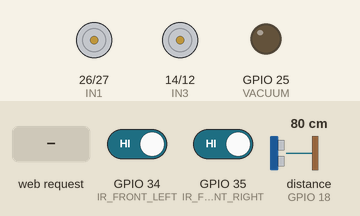
Simulated run of this sketch. Board: ESP32. Shown: motor-driver pin pairs drawn as motors (green arrow = first pin HIGH = forward, orange = second pin HIGH = backward, longer = more drive, scaled by the enable pin), output pins drawn as LEDs (lit = HIGH). Wiring (inferred from the names in the program): ultrasonic range finder: trigger GPIO 5; echo GPIO 18. The inputs (shaded band) are chosen by the test bench; at power-on: GPIO 34 (IR_FRONT_LEFT) HIGH, GPIO 35 (IR_FRONT_RIGHT) HIGH, distance to the obstacle (sensor on GPIO 18) 80 cm. The echo pulse lasts 58.3 µs per cm; WiFi joins after 1.5 s; servers stay silent unless stated; pins used as bus, display or sensor lines are not drawn; what the sketch prints to the serial monitor is not drawn.

Above: at 2.7 s.
2.8 s: HTTP request GET /cmd?c=F received
At 3.1 s:
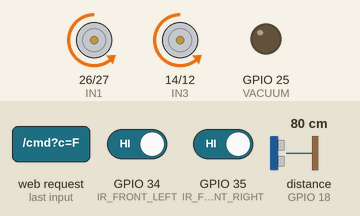
4.3 s: HTTP request GET /cmd?c=B received
At 4.7 s:
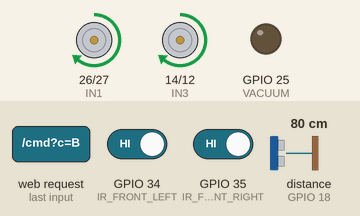
5.8 s: HTTP request GET /cmd?c=L received
At 6.9 s:
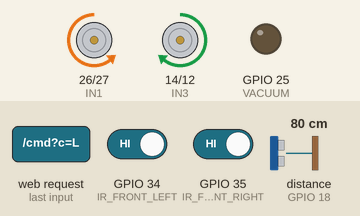
7.3 s: HTTP request GET /cmd?c=R received
At 7.9 s:
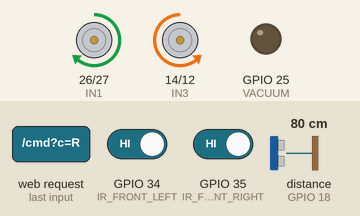
Timing chart, 0 to 9.8 s (numbered marks = the images above; inputs shaded):
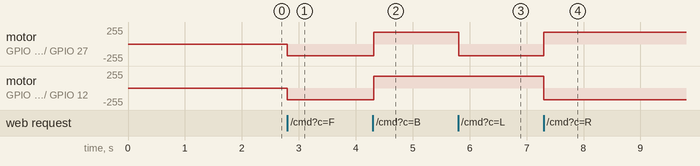

Measured:
- after the input at 2.8 s, motor on GPIO 26 (IN1) / GPIO 27 (IN2), motor on GPIO 14 (IN3) / GPIO 12 (IN4): stopped → backward 179/255 at once
- after the input at 4.3 s, motor on GPIO 26 (IN1) / GPIO 27 (IN2), motor on GPIO 14 (IN3) / GPIO 12 (IN4): backward 179/255 → forward 179/255 at once
- after the input at 5.8 s, motor on GPIO 26 (IN1) / GPIO 27 (IN2): forward 179/255 → backward 179/255 at once
- after the input at 7.3 s, motor on GPIO 26 (IN1) / GPIO 27 (IN2): backward 179/255 → forward 179/255 at once; motor on GPIO 14 (IN3) / GPIO 12 (IN4): forward 179/255 → backward 179/255 at once

The sketch:

CleanBot_Web_AI.ino
```cpp
#include <WiFi.h>
#include <WebServer.h>

// ==========================================
// ⚠️ ENTER YOUR WIFI DETAILS HERE ⚠️
// ==========================================
const char* ssid = "YOUR_WIFI_NAME";
const char* password = "YOUR_WIFI_PASSWORD";

WebServer server(80);

// Motor Pins
#define ENA 33
#define ENB 32
#define IN1 26
#define IN2 27
#define IN3 14
#define IN4 12
#define VACUUM 25

// Sensor Pins
#define TRIG 5
#define ECHO 18
#define IR_FRONT_LEFT 34
#define IR_FRONT_RIGHT 35

// Variables
long distanceRear = 0;
int irLeftState = HIGH;
int irRightState = HIGH;
int motorSpeed = 180; // Adjusted for better control
String currentMode = "IDLE";
bool autoMode = false;

// Auto AI State Machine
unsigned long autoActionTime = 0;
int autoState = 0; // 0=Fwd, 1=Rev, 2=Turn

// ==========================================
// THE WEB APP UI (HTML/CSS/JS)
// ==========================================
const char htmlPage[] PROGMEM = R"rawliteral(
<!DOCTYPE html>
<html>
<head>
<meta name="viewport" content="width=device-width, initial-scale=1, maximum-scale=1, user-scalable=0">
<title>CleanBot AI Dashboard</title>
<style>
  body { font-family: 'Segoe UI', Tahoma, Geneva, Verdana, sans-serif; background: #0f172a; color: #f8fafc; text-align: center; margin:0; padding:15px; user-select: none; }
  .panel { background: #1e293b; padding: 25px; border-radius: 20px; box-shadow: 0 10px 25px rgba(0,0,0,0.5); max-width: 400px; margin: 0 auto; }
  h2 { margin-top: 0; color: #38bdf8; font-weight: 800; text-transform: uppercase; letter-spacing: 1px; }
  .btn { background: #3b82f6; color: white; border: none; padding: 20px; font-size: 24px; border-radius: 12px; margin: 5px; cursor: pointer; width: 85px; transition: transform 0.1s; box-shadow: 0 4px 6px rgba(0,0,0,0.3); }
  .btn:active { transform: scale(0.90); background: #2563eb; }
  .btn-wide { width: 100%; background: #10b981; margin-top: 15px; font-weight: bold; font-size: 16px; padding: 15px; }
  .btn-vac { background: #ef4444; }
  .btn-stop { background: #475569; }
  .status-box { background: #0f172a; padding: 15px; border-radius: 12px; margin: 20px 0; font-family: monospace; font-size: 16px; text-align: left; border: 1px solid #334155; }
  .status-box div { margin: 8px 0; }
  .alert { color: #f43f5e; font-weight: bold; animation: blink 1s infinite; }
  @keyframes blink { 50% { opacity: 0.5; } }
  .grid { display: grid; grid-template-columns: 1fr 1fr 1fr; gap: 8px; justify-items: center; margin-bottom: 25px; }
</style>
</head>
<body>
<div class="panel">
  <h2>🤖 CleanBot AI Panel</h2>

  <!-- SENSOR TELEMETRY DISPLAY -->
  <div class="status-box">
    <div>State: <span id="mode" style="color:#10b981; font-weight:bold;">IDLE</span></div>
    <div>Rear Dist (Sonic): <span id="dist">--</span> cm</div>
    <div>Front L (IR): <span id="irl">--</span></div>
    <div>Front R (IR): <span id="irr">--</span></div>
  </div>

  <!-- MANUAL CONTROLS -->
  <div class="grid">
    <div></div><button class="btn" onmousedown="snd('F')" onmouseup="snd('S')" ontouchstart="snd('F')" ontouchend="snd('S')">▲</button><div></div>
    <button class="btn" onmousedown="snd('L')" onmouseup="snd('S')" ontouchstart="snd('L')" ontouchend="snd('S')">◀</button>
    <button class="btn btn-stop" onclick="snd('S')">■</button>
    <button class="btn" onmousedown="snd('R')" onmouseup="snd('S')" ontouchstart="snd('R')" ontouchend="snd('S')">▶</button>
    <div></div><button class="btn" onmousedown="snd('B')" onmouseup="snd('S')" ontouchstart="snd('B')" ontouchend="snd('S')">▼</button><div></div>
  </div>

  <!-- AI AND VACUUM CONTROLS -->
  <button class="btn btn-wide" onclick="snd('AUTO')">⚡ START AI AUTO-CLEAN</button>
  <div style="display:flex; gap:10px;">
    <button class="btn btn-wide btn-vac" onclick="snd('V1')">🌪️ VAC ON</button>
    <button class="btn btn-wide btn-stop" onclick="snd('V0')">VAC OFF</button>
  </div>
</div>

<script>
  function snd(cmd) { fetch('/cmd?c=' + cmd); }

  // Polling telemetry data every 400ms
  setInterval(() => {
    fetch('/telemetry').then(r => r.json()).then(d => {
      document.getElementById('dist').innerText = d.dist;
      document.getElementById('mode').innerText = d.mode;

      let lState = d.irL == 0 ? '<span class="alert">OBSTACLE!</span>' : 'CLEAR';
      let rState = d.irR == 0 ? '<span class="alert">OBSTACLE!</span>' : 'CLEAR';

      document.getElementById('irl').innerHTML = lState;
      document.getElementById('irr').innerHTML = rState;
    }).catch(e => console.log(e));
  }, 400);
</script>
</body>
</html>
)rawliteral";

// ==========================================
// HARDWARE FUNCTIONS
// ==========================================
long readUltrasonic() {
  digitalWrite(TRIG, LOW); delayMicroseconds(2);
  digitalWrite(TRIG, HIGH); delayMicroseconds(10);
  digitalWrite(TRIG, LOW);
  long duration = pulseIn(ECHO, HIGH, 30000);
  if (duration == 0) return 999;
  return duration * 0.034 / 2;
}

void moveForward() { ledcWrite(ENA, motorSpeed); ledcWrite(ENB, motorSpeed); digitalWrite(IN1, LOW); digitalWrite(IN2, HIGH); digitalWrite(IN3, LOW); digitalWrite(IN4, HIGH); }
void moveBackward() { ledcWrite(ENA, motorSpeed); ledcWrite(ENB, motorSpeed); digitalWrite(IN1, HIGH); digitalWrite(IN2, LOW); digitalWrite(IN3, HIGH); digitalWrite(IN4, LOW); }
void turnLeft() { ledcWrite(ENA, motorSpeed); ledcWrite(ENB, motorSpeed); digitalWrite(IN1, LOW); digitalWrite(IN2, HIGH); digitalWrite(IN3, HIGH); digitalWrite(IN4, LOW); }
void turnRight() { ledcWrite(ENA, motorSpeed); ledcWrite(ENB, motorSpeed); digitalWrite(IN1, HIGH); digitalWrite(IN2, LOW); digitalWrite(IN3, LOW); digitalWrite(IN4, HIGH); }
void stopRobot() { ledcWrite(ENA, 0); ledcWrite(ENB, 0); digitalWrite(IN1, LOW); digitalWrite(IN2, LOW); digitalWrite(IN3, LOW); digitalWrite(IN4, LOW); }

// ==========================================
// SERVER HANDLERS
// ==========================================
void handleRoot() {
  server.send(200, "text/html", htmlPage);
}

void handleCmd() {
  if (server.hasArg("c")) {
    String cmd = server.arg("c");
    if (cmd == "F") { autoMode = false; moveForward(); currentMode = "MANUAL: FWD"; }
    else if (cmd == "B") { autoMode = false; moveBackward(); currentMode = "MANUAL: REV"; }
    else if (cmd == "L") { autoMode = false; turnLeft(); currentMode = "MANUAL: LEFT"; }
    else if (cmd == "R") { autoMode = false; turnRight(); currentMode = "MANUAL: RIGHT"; }
    else if (cmd == "S") { autoMode = false; stopRobot(); currentMode = "IDLE"; }
    else if (cmd == "V1") { digitalWrite(VACUUM, HIGH); }
    else if (cmd == "V0") { digitalWrite(VACUUM, LOW); }
    else if (cmd == "AUTO") { autoMode = true; currentMode = "AI AUTO-CLEAN"; autoState = 0; }
  }
  server.send(200, "text/plain", "OK");
}

void handleTelemetry() {
  // Return JSON payload to the Web App
  String json = "{\"dist\":" + String(distanceRear) +
                ",\"irL\":" + String(irLeftState) +
                ",\"irR\":" + String(irRightState) +
                ",\"mode\":\"" + currentMode + "\"}";
  server.send(200, "application/json", json);
}

// ==========================================
// SETUP
// ==========================================
void setup() {
  Serial.begin(115200);

  pinMode(IN1, OUTPUT); pinMode(IN2, OUTPUT);
  pinMode(IN3, OUTPUT); pinMode(IN4, OUTPUT);
  pinMode(VACUUM, OUTPUT);
  pinMode(TRIG, OUTPUT); pinMode(ECHO, INPUT);
  pinMode(IR_FRONT_LEFT, INPUT); pinMode(IR_FRONT_RIGHT, INPUT);

  ledcAttach(ENA, 1000, 8); ledcAttach(ENB, 1000, 8);
  stopRobot();

  // Connect to WiFi
  WiFi.begin(ssid, password);
  Serial.print("Connecting to WiFi");
  while (WiFi.status() != WL_CONNECTED) {
    delay(500); Serial.print(".");
  }
  Serial.println("\nWiFi connected! IP address:");
  Serial.println(WiFi.localIP());

  // Start Server Endpoints
  server.on("/", handleRoot);
  server.on("/cmd", handleCmd);
  server.on("/telemetry", handleTelemetry);
  server.begin();
}

// ==========================================
// MAIN LOOP
// ==========================================
void loop() {
  server.handleClient(); // Process incoming web requests

  distanceRear = readUltrasonic();
  irLeftState = digitalRead(IR_FRONT_LEFT);
  irRightState = digitalRead(IR_FRONT_RIGHT);

  // 🧠 AI Autonomous Reflexes
  if (autoMode) {
    if (autoState == 0) { // State 0: Moving Forward
      moveForward();
      if (irLeftState == LOW || irRightState == LOW) { // Hit front obstacle
        autoState = 1;
        autoActionTime = millis();
        currentMode = "AI: OBSTACLE! REV";
      }
    }
    else if (autoState == 1) { // State 1: Reversing
      moveBackward();
      // Reverse for 800ms, OR stop reversing if ultrasonic detects something < 15cm
      if (millis() - autoActionTime > 800 || distanceRear < 15) {
        autoState = 2;
        autoActionTime = millis();
        currentMode = "AI: TURNING";
      }
    }
    else if (autoState == 2) { // State 2: Turning to find a new path
      turnRight();
      if (millis() - autoActionTime > 600) {
        autoState = 0; // Go back to Forward
        currentMode = "AI AUTO-CLEAN";
      }
    }
  } else {
    // 🛡️ Manual Safety Reflexes
    if (currentMode == "MANUAL: FWD" && (irLeftState == LOW || irRightState == LOW)) {
      stopRobot(); currentMode = "IDLE (FRONT BLOCKED)";
    }
    if (currentMode == "MANUAL: REV" && distanceRear < 15) {
      stopRobot(); currentMode = "IDLE (REAR BLOCKED)";
    }
  }

  delay(10); // Short delay for stability
}
```
